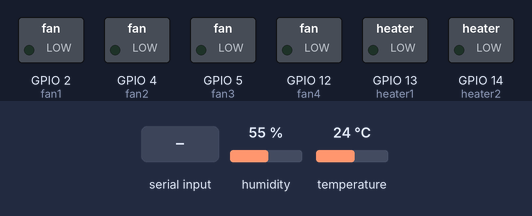
The sketch below on a simulated ESP8266 (NodeMCU). On the bench: switched loads named in the sketch (green lamp = pin HIGH). The test bench sets the inputs (shaded band); at power-on: temperature 24 °C, humidity 55 %. WiFi joins after 1.5 s; servers stay silent unless stated; what the sketch prints to the serial monitor is not drawn.

Above: at 1.2 s.
1.3 s: "90,45,200\n" received over Serial
At 3.4 s:
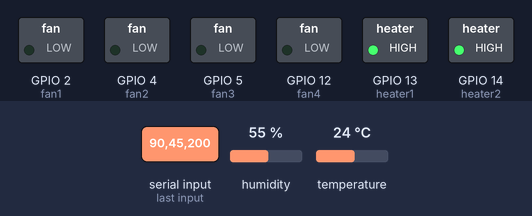
3.7 s: "30,150,10,200\n" received over Serial
At 5.2 s:
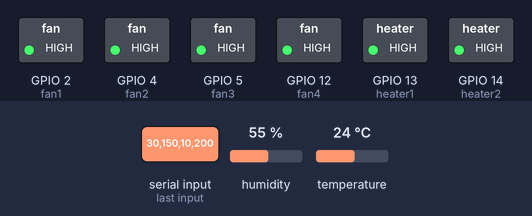
5.7 s: temperature set to 29.5 °C
8.4 s: temperature set to 30.6 °C
At 11.0 s:
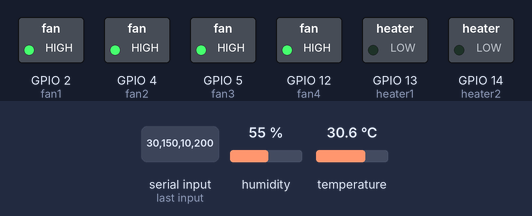
11.7 s: humidity set to 31 %
14.4 s: humidity set to 28 %
At 16.8 s:
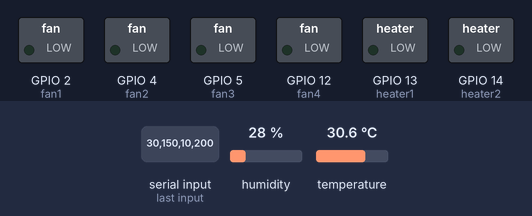
Timing chart, 0 to 18.3 s (numbered marks = the images above; inputs shaded):
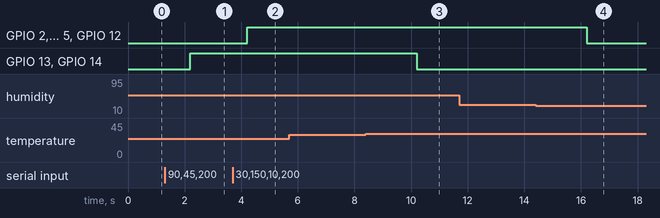

Measured:
- the behaviour switches between 30 and 30.1 °C on temperature (found by bisection; images 2 and 3)
- the behaviour switches between 30 and 29 % on humidity (found by bisection; images 3 and 4)
- after the input at 1.3 s, GPIO 13 (heater1), GPIO 14 (heater2): LOW → HIGH after 0.90 s
- after the input at 3.7 s, GPIO 2 (fan1), GPIO 4 (fan2), GPIO 5 (fan3), GPIO 12 (fan4): LOW → HIGH after 0.51 s
- after the input at 5.7 s, every drawn part: stays the same
- after the input at 8.4 s, GPIO 13 (heater1), GPIO 14 (heater2): HIGH → LOW after 1.8 s
- after the input at 11.7 s, every drawn part: stays the same
- after the input at 14.4 s, GPIO 2 (fan1), GPIO 4 (fan2), GPIO 5 (fan3), GPIO 12 (fan4): HIGH → LOW after 1.8 s

The sketch:

Temp_Humidity_ThingSpeak_Bluetooth.ino
```cpp
//----------------------------------------Include the NodeMCU ESP8266 Library
//----------------------------------------see here: https://www.youtube.com/watch?v=8jMr94B8iN0 to add NodeMCU ESP8266 library and board
//----------------------------------------Include the ThingSpeak Library, Download here : https://github.com/mathworks/thingspeak-arduino
#include "ThingSpeak.h"
#include <ESP8266WiFi.h>
#include <DHT.h>  // Including library for dht
#include <SoftwareSerial.h>
SoftwareSerial serial (0,1);
unsigned long previousMillis = 0;

String apiKey = "[Write here your thingspeak api key]";     //  Enter your Write API key from ThingSpeak

const char *ssid =  "[Write here your Wi-Fi name]";     // Write your wifi ssid and wpa2 key
const char *pass =  "[Write your Wi-Fi Password]";
const char* server = "api.thingspeak.com";

#define DHTPIN 0 //pin where the dht11 is connected
#define fan1 2
#define fan2 4
#define fan3 5
#define fan4 12
#define heater1 13
#define heater2 14
unsigned long maxtemp=100;
unsigned long mintemp=0;
unsigned long maxhum=100;
unsigned long minhum=0;
int fanstate1 = LOW;
int fanstate2 = LOW;
int fanstate3 = LOW;
int fanstate4 = LOW;
int heaterstate1 = LOW;
int heaterstate2 = LOW;

DHT dht(DHTPIN, DHT22);

WiFiClient client;

void setup()
{
       Serial.begin(9600);
       delay(10);
       Serial.println(F("DHTxx test!"));
  pinMode(fan1,OUTPUT);
  pinMode(fan2,OUTPUT);
  pinMode(fan3,OUTPUT);
  pinMode(fan4,OUTPUT);
  pinMode(heater1,OUTPUT);
  pinMode(heater2,OUTPUT);

   dht.begin();

     //  Serial.println("Connecting to ");
     //  Serial.println(ssid);


       WiFi.begin(ssid, pass);

    //  while (WiFi.status() != WL_CONNECTED)
    // {
    //        delay(500);
   //         Serial.print(".");
   //  }
   //   Serial.println("");
   //   Serial.println("WiFi connected");

}

void loop()
{

      unsigned long currentMillis = millis();
         if (Serial.available()>0)
  {
    String val = Serial.readStringUntil('\n');
    if ((val[0]>=48)&&(val[0]<=57))
    {
   char delimiter1 = ',';
   char delimiter2 = ';';
   char delimiter3 = ':';
   int delimiterPos1 = val.indexOf(delimiter1);
   int delimiterPos2 = val.indexOf(delimiter2);
   int delimiterPos3 = val.indexOf(delimiter3);
   String substring1 = val.substring(0, delimiterPos1);
   Serial.println(substring1);
   String substring2 = val.substring(delimiterPos1 + 1,delimiterPos2);
   Serial.println(substring2);
   String substring3 = val.substring(delimiterPos2 + 1,delimiterPos3);
   Serial.println(substring3);
   String substring4 = val.substring(delimiterPos3+1);
   Serial.println(substring4);

    Serial.println(val);
    maxtemp = substring1.toInt();
    mintemp = substring2.toInt();
    maxhum = substring3.toInt();
    minhum = substring4.toInt();
    }
    if(val[0]==65){
       Serial.println(val);
    fanstate1= HIGH;
     previousMillis = currentMillis;

  }
  if (val[0]==97){
     Serial.println(val);
    fanstate1= LOW;

  }
  if(val[0]==66){
       Serial.println(val);
    fanstate2= HIGH;
     previousMillis = currentMillis;

  }
  if (val[0]==98){
     Serial.println(val);
    fanstate2= LOW;

  }
  if(val[0]==67){
       Serial.println(val);
    fanstate3= HIGH;
     previousMillis = currentMillis;

  }
  if (val[0]==99){
     Serial.println(val);
    fanstate3= LOW;

  }
  if(val[0]==68){
       Serial.println(val);
    fanstate4= HIGH;
     previousMillis = currentMillis;

  }
  if (val[0]==100){
     Serial.println(val);
    fanstate4= LOW;

  }
  if(val[0]==69){
       Serial.println(val);
    heaterstate1= HIGH;
     previousMillis = currentMillis;

  }
  if (val[0]==101){
     Serial.println(val);
    heaterstate1= LOW;

  }
  if(val[0]==70){
       Serial.println(val);
    heaterstate2= HIGH;
     previousMillis = currentMillis;

  }
  if (val[0]==102){
     Serial.println(val);
    heaterstate2= LOW;

  }
  }

      if (currentMillis - previousMillis >= 1000) {
    // save the last time you blinked the LED
    previousMillis = currentMillis;

      float h = dht.readHumidity();
      float t = dht.readTemperature();

              if (isnan(h) || isnan(t))
                 {
                     Serial.println("Failed to read from DHT sensor!");
                      return;
                 }

                         if (client.connect(server,80))   //   "184.106.153.149" or api.thingspeak.com
                      {

                             String postStr = apiKey;
                             postStr +="&field1=";
                             postStr += String(t);
                             postStr +="&field2=";
                             postStr += String(h);
                             postStr += "\r\n\r\n";

                             client.print("POST /update HTTP/1.1\n");
                             client.print("Host: api.thingspeak.com\n");
                             client.print("Connection: close\n");
                             client.print("X-THINGSPEAKAPIKEY: "+apiKey+"\n");
                             client.print("Content-Type: application/x-www-form-urlencoded\n");
                             client.print("Content-Length: ");
                             client.print(postStr.length());
                             client.print("\n\n");
                             client.print(postStr);

                            // Serial.print("Temperature: ");
                             Serial.print(t);
                            // Serial.print(" degrees Celcius, Humidity: ");
                             Serial.print(h);
                            // Serial.println("%. Send to Thingspeak.");
                        }
          client.stop();

         // Serial.println("Waiting...");
         if (h>maxhum){
    fanstate1= HIGH;
    fanstate2= HIGH;
    fanstate3= HIGH;
    fanstate4= HIGH;

  }
  if (h<minhum) {
    fanstate1= LOW;
    fanstate2= LOW;
    fanstate3= LOW;
    fanstate4= LOW;

  }
  if (t<mintemp){
    heaterstate1= HIGH;
    heaterstate2= HIGH;
  }
  if (t>maxtemp) {
    heaterstate1= LOW;
    heaterstate2= LOW;
  }

  }

  // thingspeak needs minimum 15 sec delay between updates
  //delay(1000);
  digitalWrite(fan1,fanstate1);
  digitalWrite(fan2,fanstate2);
  digitalWrite(fan3,fanstate3);
  digitalWrite(fan4,fanstate4);
  digitalWrite(heater1,heaterstate1);
  digitalWrite(heater2,heaterstate2);
}
```
